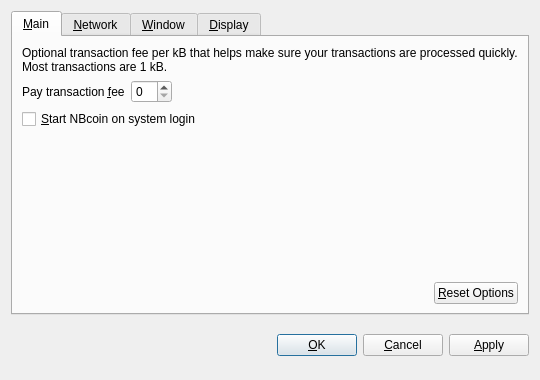
<?xml version="1.0" encoding="UTF-8"?>
<ui version="4.0">
 <class>OptionsDialog</class>
 <widget class="QDialog" name="OptionsDialog">
  <property name="geometry">
   <rect>
    <x>0</x>
    <y>0</y>
    <width>540</width>
    <height>380</height>
   </rect>
  </property>
  <property name="windowTitle">
   <string>Options</string>
  </property>
  <property name="modal">
   <bool>true</bool>
  </property>
  <layout class="QVBoxLayout" name="verticalLayout">
   <item>
    <widget class="QTabWidget" name="tabWidget">
     <property name="tabPosition">
      <enum>QTabWidget::North</enum>
     </property>
     <property name="currentIndex">
      <number>0</number>
     </property>
     <widget class="QWidget" name="tabMain">
      <attribute name="title">
       <string>&amp;Main</string>
      </attribute>
      <layout class="QVBoxLayout" name="verticalLayout_Main">
       <item>
        <widget class="QLabel" name="transactionFeeInfoLabel">
         <property name="text">
          <string>Optional transaction fee per kB that helps make sure your transactions are processed quickly. Most transactions are 1 kB.</string>
         </property>
         <property name="textFormat">
          <enum>Qt::PlainText</enum>
         </property>
         <property name="wordWrap">
          <bool>true</bool>
         </property>
        </widget>
       </item>
       <item>
        <layout class="QHBoxLayout" name="horizontalLayout_1_Main">
         <item>
          <widget class="QLabel" name="transactionFeeLabel">
           <property name="text">
            <string>Pay transaction &amp;fee</string>
           </property>
           <property name="textFormat">
            <enum>Qt::PlainText</enum>
           </property>
           <property name="buddy">
            <cstring>transactionFee</cstring>
           </property>
          </widget>
         </item>
         <item>
          <widget class="BitcoinAmountField" name="transactionFee"/>
         </item>
         <item>
          <spacer name="horizontalSpacer_1_Main">
           <property name="orientation">
            <enum>Qt::Horizontal</enum>
           </property>
           <property name="sizeHint" stdset="0">
            <size>
             <width>40</width>
             <height>20</height>
            </size>
           </property>
          </spacer>
         </item>
        </layout>
       </item>
       <item>
        <widget class="QCheckBox" name="bitcoinAtStartup">
         <property name="toolTip">
          <string>Automatically start NBcoin after logging in to the system.</string>
         </property>
         <property name="text">
          <string>&amp;Start NBcoin on system login</string>
         </property>
        </widget>
       </item>
       <item>
        <spacer name="verticalSpacer_Main">
         <property name="orientation">
          <enum>Qt::Vertical</enum>
         </property>
         <property name="sizeHint" stdset="0">
          <size>
           <width>20</width>
           <height>40</height>
          </size>
         </property>
        </spacer>
       </item>
       <item>
        <layout class="QHBoxLayout" name="horizontalLayout_2_Main">
         <item>
          <spacer name="horizontalSpacer_2_Main">
           <property name="orientation">
            <enum>Qt::Horizontal</enum>
           </property>
           <property name="sizeHint" stdset="0">
            <size>
             <width>40</width>
             <height>20</height>
            </size>
           </property>
          </spacer>
         </item>
         <item>
          <widget class="QPushButton" name="resetButton">
           <property name="toolTip">
            <string>Reset all client options to default.</string>
           </property>
           <property name="text">
            <string>&amp;Reset Options</string>
           </property>
           <property name="autoDefault">
            <bool>false</bool>
           </property>
          </widget>
         </item>
        </layout>
       </item>
      </layout>
     </widget>
     <widget class="QWidget" name="tabNetwork">
      <attribute name="title">
       <string>&amp;Network</string>
      </attribute>
      <layout class="QVBoxLayout" name="verticalLayout_Network">
       <item>
        <widget class="QCheckBox" name="mapPortUpnp">
         <property name="toolTip">
          <string>Automatically open the NBcoin client port on the router. This only works when your router supports UPnP and it is enabled.</string>
         </property>
         <property name="text">
          <string>Map port using &amp;UPnP</string>
         </property>
        </widget>
       </item>
       <item>
        <widget class="QCheckBox" name="connectSocks">
         <property name="toolTip">
          <string>Connect to the NBcoin network through a SOCKS proxy (e.g. when connecting through Tor).</string>
         </property>
         <property name="text">
          <string>&amp;Connect through SOCKS proxy:</string>
         </property>
        </widget>
       </item>
       <item>
        <layout class="QHBoxLayout" name="horizontalLayout_Network">
         <item>
          <widget class="QLabel" name="proxyIpLabel">
           <property name="text">
            <string>Proxy &amp;IP:</string>
           </property>
           <property name="textFormat">
            <enum>Qt::PlainText</enum>
           </property>
           <property name="buddy">
            <cstring>proxyIp</cstring>
           </property>
          </widget>
         </item>
         <item>
          <widget class="QValidatedLineEdit" name="proxyIp">
           <property name="maximumSize">
            <size>
             <width>140</width>
             <height>16777215</height>
            </size>
           </property>
           <property name="toolTip">
            <string>IP address of the proxy (e.g. 127.0.0.1)</string>
           </property>
          </widget>
         </item>
         <item>
          <widget class="QLabel" name="proxyPortLabel">
           <property name="text">
            <string>&amp;Port:</string>
           </property>
           <property name="textFormat">
            <enum>Qt::PlainText</enum>
           </property>
           <property name="buddy">
            <cstring>proxyPort</cstring>
           </property>
          </widget>
         </item>
         <item>
          <widget class="QLineEdit" name="proxyPort">
           <property name="maximumSize">
            <size>
             <width>55</width>
             <height>16777215</height>
            </size>
           </property>
           <property name="toolTip">
            <string>Port of the proxy (e.g. 9050)</string>
           </property>
          </widget>
         </item>
         <item>
          <widget class="QLabel" name="socksVersionLabel">
           <property name="text">
            <string>SOCKS &amp;Version:</string>
           </property>
           <property name="textFormat">
            <enum>Qt::PlainText</enum>
           </property>
           <property name="buddy">
            <cstring>socksVersion</cstring>
           </property>
          </widget>
         </item>
         <item>
          <widget class="QValueComboBox" name="socksVersion">
           <property name="toolTip">
            <string>SOCKS version of the proxy (e.g. 5)</string>
           </property>
          </widget>
         </item>
         <item>
          <spacer name="horizontalSpacer_Network">
           <property name="orientation">
            <enum>Qt::Horizontal</enum>
           </property>
           <property name="sizeHint" stdset="0">
            <size>
             <width>40</width>
             <height>20</height>
            </size>
           </property>
          </spacer>
         </item>
        </layout>
       </item>
       <item>
        <spacer name="verticalSpacer_Network">
         <property name="orientation">
          <enum>Qt::Vertical</enum>
         </property>
         <property name="sizeHint" stdset="0">
          <size>
           <width>20</width>
           <height>40</height>
          </size>
         </property>
        </spacer>
       </item>
      </layout>
     </widget>
     <widget class="QWidget" name="tabWindow">
      <attribute name="title">
       <string>&amp;Window</string>
      </attribute>
      <layout class="QVBoxLayout" name="verticalLayout_Window">
       <item>
        <widget class="QCheckBox" name="minimizeToTray">
         <property name="toolTip">
          <string>Show only a tray icon after minimizing the window.</string>
         </property>
         <property name="text">
          <string>&amp;Minimize to the tray instead of the taskbar</string>
         </property>
        </widget>
       </item>
       <item>
        <widget class="QCheckBox" name="minimizeOnClose">
         <property name="toolTip">
          <string>Minimize instead of exit the application when the window is closed. When this option is enabled, the application will be closed only after selecting Quit in the menu.</string>
         </property>
         <property name="text">
          <string>M&amp;inimize on close</string>
         </property>
        </widget>
       </item>
       <item>
        <spacer name="verticalSpacer_Window">
         <property name="orientation">
          <enum>Qt::Vertical</enum>
         </property>
         <property name="sizeHint" stdset="0">
          <size>
           <width>20</width>
           <height>40</height>
          </size>
         </property>
        </spacer>
       </item>
      </layout>
     </widget>
     <widget class="QWidget" name="tabDisplay">
      <attribute name="title">
       <string>&amp;Display</string>
      </attribute>
      <layout class="QVBoxLayout" name="verticalLayout_Display">
       <item>
        <layout class="QHBoxLayout" name="horizontalLayout_1_Display">
         <item>
          <widget class="QLabel" name="langLabel">
           <property name="text">
            <string>User Interface &amp;language:</string>
           </property>
           <property name="textFormat">
            <enum>Qt::PlainText</enum>
           </property>
           <property name="buddy">
            <cstring>lang</cstring>
           </property>
          </widget>
         </item>
         <item>
          <widget class="QValueComboBox" name="lang">
           <property name="toolTip">
            <string>The user interface language can be set here. This setting will take effect after restarting Bitcoin.</string>
           </property>
          </widget>
         </item>
        </layout>
       </item>
       <item>
        <layout class="QHBoxLayout" name="horizontalLayout_2_Display">
         <item>
          <widget class="QLabel" name="unitLabel">
           <property name="text">
            <string>&amp;Unit to show amounts in:</string>
           </property>
           <property name="textFormat">
            <enum>Qt::PlainText</enum>
           </property>
           <property name="buddy">
            <cstring>unit</cstring>
           </property>
          </widget>
         </item>
         <item>
          <widget class="QValueComboBox" name="unit">
           <property name="toolTip">
            <string>Choose the default subdivision unit to show in the interface and when sending coins.</string>
           </property>
          </widget>
         </item>
        </layout>
       </item>
       <item>
        <widget class="QCheckBox" name="displayAddresses">
         <property name="toolTip">
          <string>Whether to show NBcoin addresses in the transaction list or not.</string>
         </property>
         <property name="text">
          <string>&amp;Display addresses in transaction list</string>
         </property>
        </widget>
       </item>
       <item>
        <spacer name="verticalSpacer_Display">
         <property name="orientation">
          <enum>Qt::Vertical</enum>
         </property>
         <property name="sizeHint" stdset="0">
          <size>
           <width>20</width>
           <height>40</height>
          </size>
         </property>
        </spacer>
       </item>
      </layout>
     </widget>
    </widget>
   </item>
   <item>
    <layout class="QHBoxLayout" name="horizontalLayout_Buttons">
     <item>
      <spacer name="horizontalSpacer_1">
       <property name="orientation">
        <enum>Qt::Horizontal</enum>
       </property>
       <property name="sizeHint" stdset="0">
        <size>
         <width>40</width>
         <height>48</height>
        </size>
       </property>
      </spacer>
     </item>
     <item>
      <widget class="QLabel" name="statusLabel">
       <property name="font">
        <font>
         <weight>75</weight>
         <bold>true</bold>
        </font>
       </property>
       <property name="text">
        <string/>
       </property>
       <property name="textFormat">
        <enum>Qt::PlainText</enum>
       </property>
       <property name="wordWrap">
        <bool>true</bool>
       </property>
      </widget>
     </item>
     <item>
      <spacer name="horizontalSpacer_2">
       <property name="orientation">
        <enum>Qt::Horizontal</enum>
       </property>
       <property name="sizeHint" stdset="0">
        <size>
         <width>40</width>
         <height>48</height>
        </size>
       </property>
      </spacer>
     </item>
     <item>
      <widget class="QPushButton" name="okButton">
       <property name="text">
        <string>&amp;OK</string>
       </property>
      </widget>
     </item>
     <item>
      <widget class="QPushButton" name="cancelButton">
       <property name="text">
        <string>&amp;Cancel</string>
       </property>
       <property name="autoDefault">
        <bool>false</bool>
       </property>
      </widget>
     </item>
     <item>
      <widget class="QPushButton" name="applyButton">
       <property name="text">
        <string>&amp;Apply</string>
       </property>
       <property name="autoDefault">
        <bool>false</bool>
       </property>
      </widget>
     </item>
    </layout>
   </item>
  </layout>
 </widget>
 <customwidgets>
  <customwidget>
   <class>BitcoinAmountField</class>
   <extends>QSpinBox</extends>
   <header>bitcoinamountfield.h</header>
  </customwidget>
  <customwidget>
   <class>QValueComboBox</class>
   <extends>QComboBox</extends>
   <header>qvaluecombobox.h</header>
  </customwidget>
  <customwidget>
   <class>QValidatedLineEdit</class>
   <extends>QLineEdit</extends>
   <header>qvalidatedlineedit.h</header>
  </customwidget>
 </customwidgets>
 <resources/>
 <connections/>
</ui>
